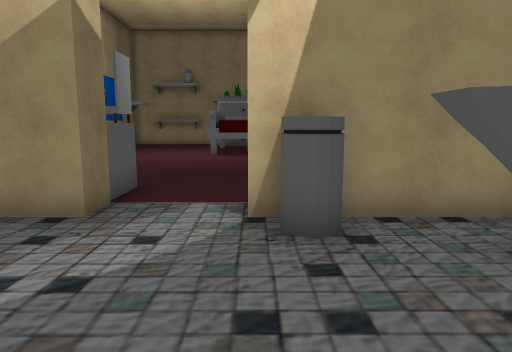
[1] (above)

24 first-person views from a walk through a scene from a Unity 3-D project. The camera is 1.4 m above the floor, tilts 8° down and sees 70° across. Doors are open. The floor is counted in squares, 1 m on a side. Each view is taken from the middle of a square. On the plan, view 1 faces up. The plan holds only what a view shows up to about 16 squares ahead; the rest is blank. The place goes on beyond the plan. The player character is not drawn. Some surface patterns are stand-ins.

[2]
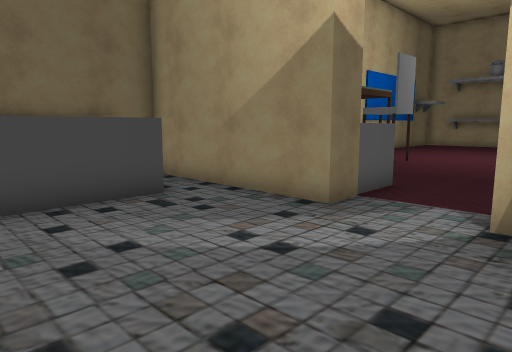

[3]
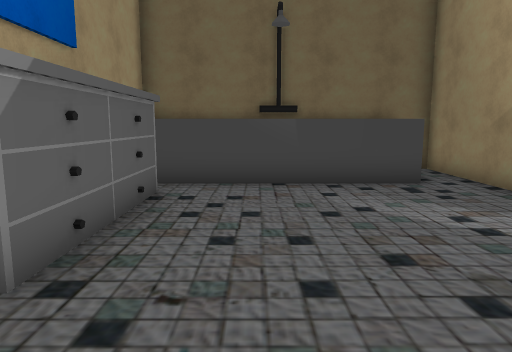

[4]
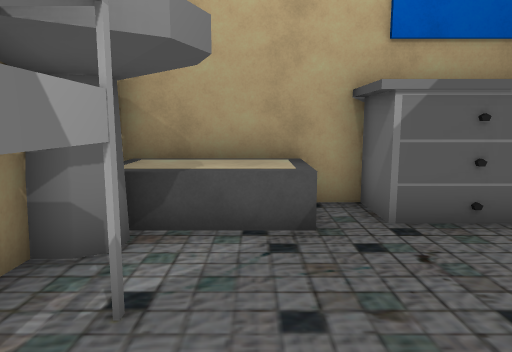

[5]
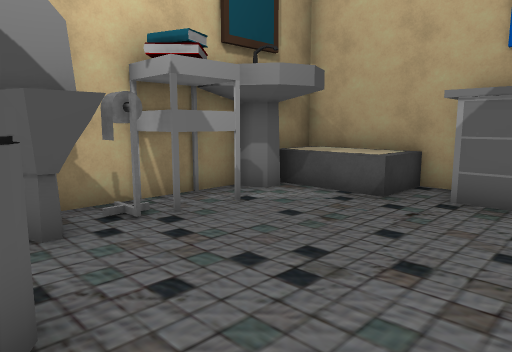

[6]
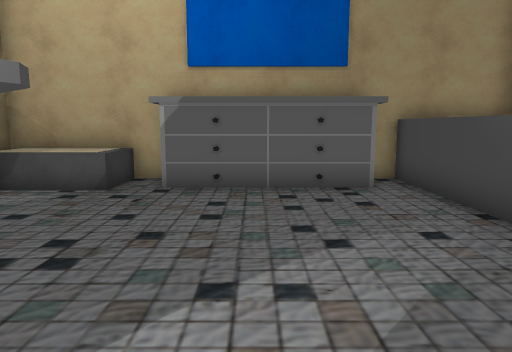

[7]
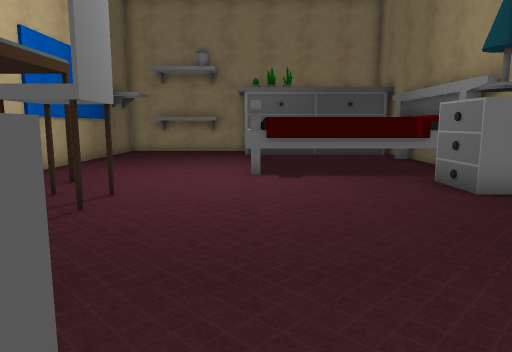

[8]
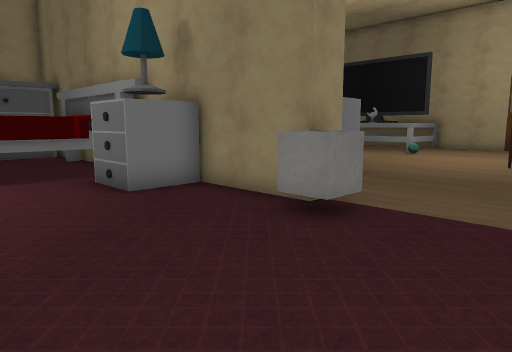

[9]
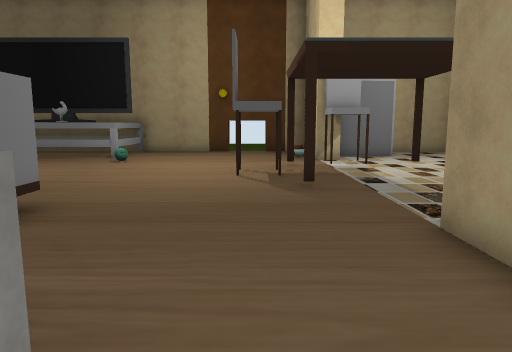

[10]
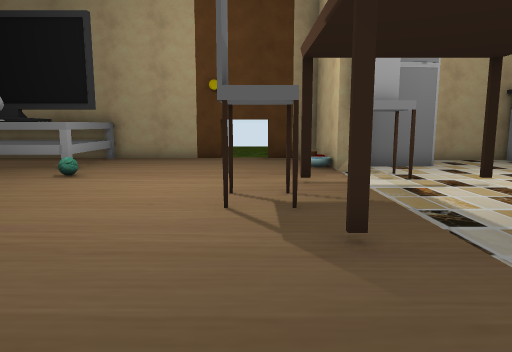

[11]
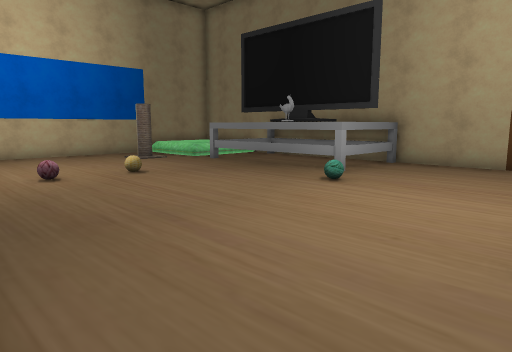

[12]
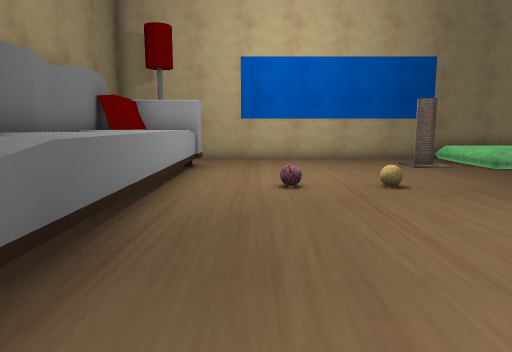

[13]
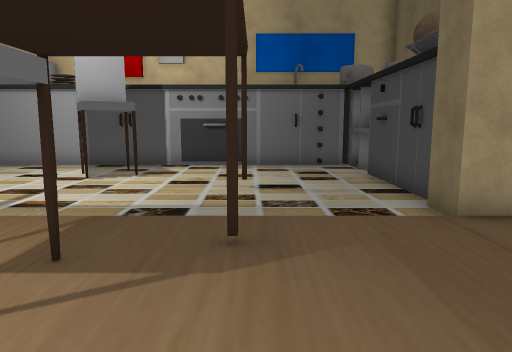

[14]
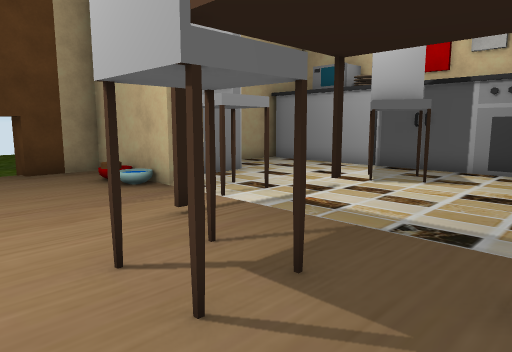

[15]
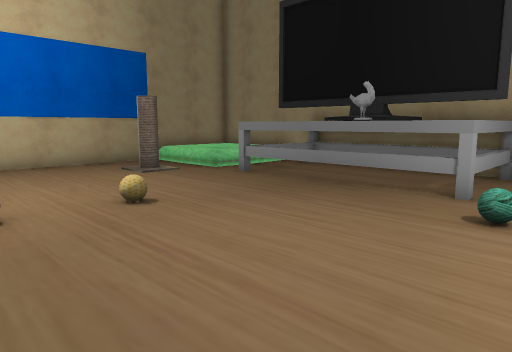

[16]
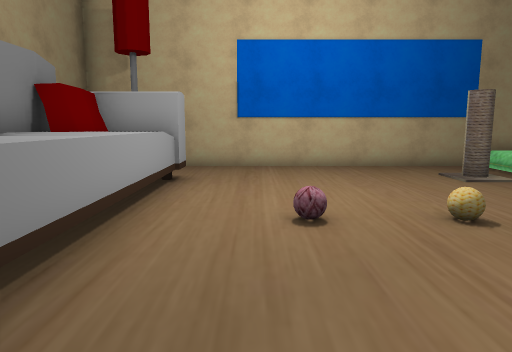

[17]
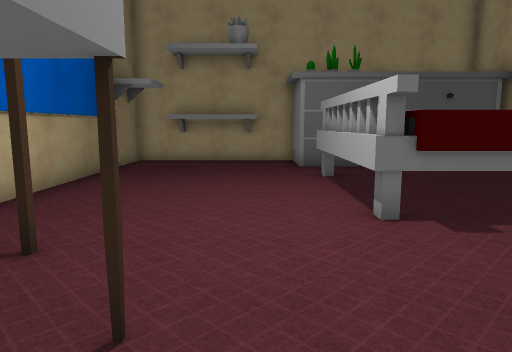

[18]
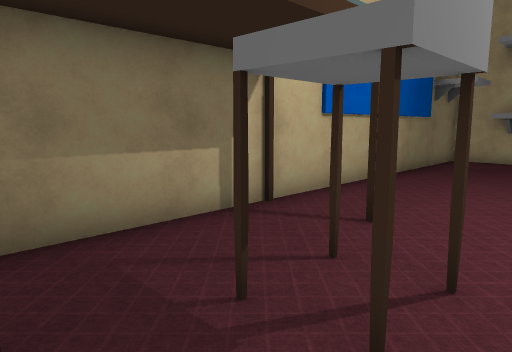

[19]
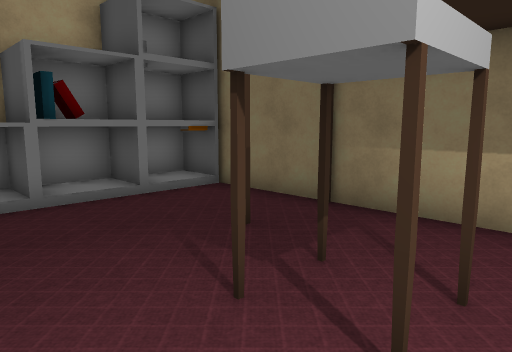

[20]
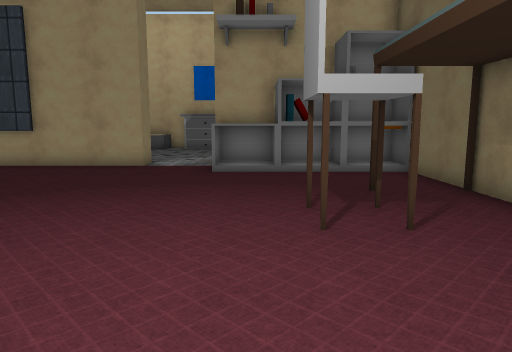

[21]
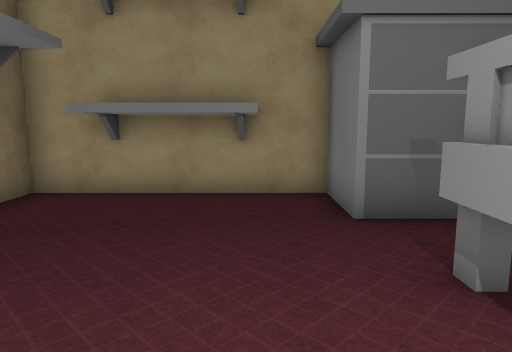

[22]
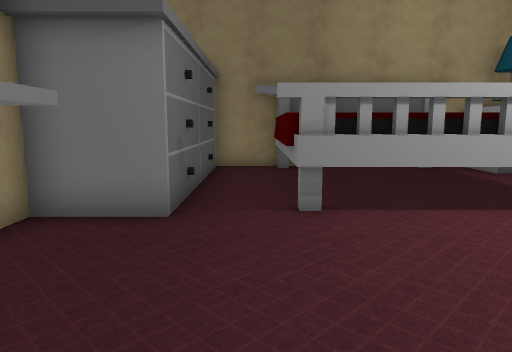

[23]
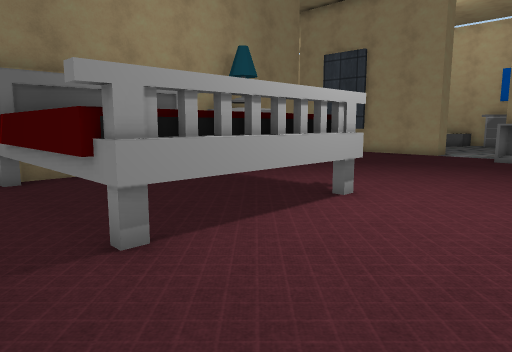

[24]
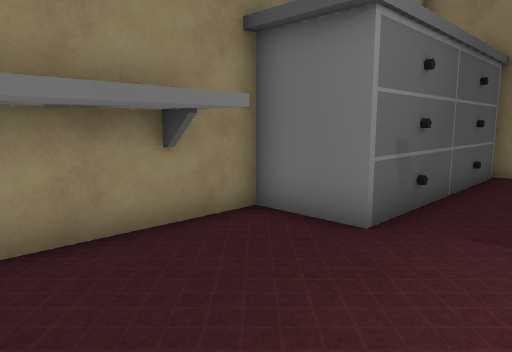

### Floor plan
Key: @ floor where view 1 was taken; # wall or solid block; . main floor; : floor 0.25 m higher than the main floor; + floor 0.5 m higher than the main floor; D open door; ^ raised ledge; T table; C chair; B bin; I toilet; S sink; R drawers; U cube; F fridge; O other object.
Columns run from 9 left of view 1 to 23 right of it. Each row starts with its distance up from view 1.
 27 ########          ############
 26 #.OOOO.O          ..........
 25 #.OOOO.OO OO O    ..........
 24 #........O..O.#   ........O.   #
 23 #.............#####.......O.   ##
 22 #......OOOOOOO ##^^.............#
 21 #......O     O #^^^.........OOOO
 20 #......O     O #^^^.........O  O
 19 #......O    OO # ^^.........OO O
 18 #......O    OO #^^^.........BOOO
 17 #......OOOOOOO  ^^^.........BOOO
 16 T..T........RR    ^.........O  O#
 15 #...........RR   ^^.........OOOO#
 14 #..C..........#   ^.......O.....#
 13 #.............#  ##.............#
 12 #.............# ................#
 11 T..T.........U#.................#
 10 #............U..................D
  9 #...............................D
  8 #OOOOOO.............T.C..T......#
  7 #OOOOOO.....................:+..#
  6 #######..########..........######
  5 #.........B     O.........C#.F
  4 #  O.......III  O............F
  3 #  O........II  O...T....T...F
  2 #  O........O# OO..............
  1 #O O........OO   ........C......#
  0 #O O.....@....#  ...............#
 -1 #  O.........S  S...............#
 -2 #  O.OOOOO^^^^   ##########OOOOO
 -3 #  O.    O^^^^
 -4 #####    #####

Where each view was taken, in squares from view 1:
view 1: 0 up, 0 right, facing up
view 2: 0 up, 1 right, facing up-left
view 3: 0 up, 3 right, facing left
view 4: 3 up, 2 right, facing down
view 5: 5 up, 2 left, facing down-right
view 6: 6 up, 2 left, facing down
view 7: 7 up, 2 left, facing up
view 8: 7 up, 1 left, facing up-right
view 9: 9 up, 3 right, facing right
view 10: 9 up, 7 right, facing right
view 11: 9 up, 9 right, facing up-right
view 12: 11 up, 11 right, facing up
view 13: 12 up, 11 right, facing down
view 14: 11 up, 11 right, facing down-right
view 15: 13 up, 11 right, facing up-right
view 16: 14 up, 11 right, facing up
view 17: 12 up, 4 left, facing up
view 18: 11 up, 4 left, facing up-left
view 19: 15 up, 3 left, facing down-left
view 20: 19 up, 4 left, facing down
view 21: 19 up, 4 left, facing up
view 22: 23 up, 8 left, facing right
view 23: 24 up, 6 left, facing down-right
view 24: 22 up, 7 left, facing up-right
